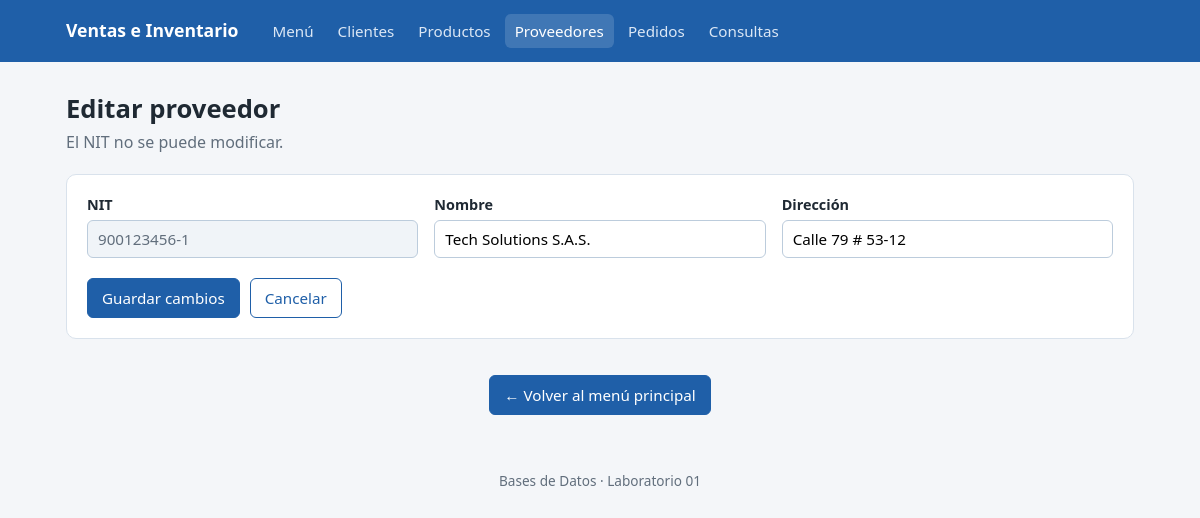
Page /proveedores/900123456-1/editar on the committed database.
### tables this page shows
CREATE TABLE Proveedor (
                nit TEXT PRIMARY KEY,
                nombre TEXT NOT NULL,
                direccion TEXT NOT NULL
            );

### src/routes/proveedores.py (the view, shortened to what this page needs)
@proveedores_bp.route("/<nit>/editar", methods=["GET", "POST"])
def editar(nit: str) -> Any:
    model = _get_proveedor_model()
    current_record = model.get_by_id(nit) or abort(404)
    return render_template("proveedores/form.html", p=current_record, editar=True)

### src/models/proveedor_model.py (called while the page is built)
    def __new__(cls, *args: Any, **kwargs: Any) -> "ProveedorModel":
        if cls._instance is None:
            instance = super().__new__(cls)
            instance._initialized = False  # type: ignore[attr-defined]
            cls._instance = instance
        return cls._instance

    def _get_connection(self) -> sqlite3.Connection:
        conn = sqlite3.connect(self.db_path)
        conn.row_factory = sqlite3.Row
        conn.execute("PRAGMA foreign_keys = ON;")
        return conn

    def get_by_id(self, nit: str) -> dict[str, Any] | None:
        try:
            with self._get_connection() as conn:
                cursor = conn.cursor()
                cursor.execute(
                    "SELECT nit, nombre, direccion FROM Proveedor WHERE nit = ?", (nit,)
                )
                row = cursor.fetchone()
                return dict(row) if row else None
        except sqlite3.Error as e:
            logger.error(f"Error retrieving supplier {nit}: {e}")
            return None

### src/routes/proveedores.py (called while the page is built)
def _get_proveedor_model() -> models.ProveedorModel:
    return models.ProveedorModel(db_path=current_app.config["DB_PATH"])

### src/templates/proveedores/form.html (shortened to what this page needs)
{% extends "base.html" %}
{% block contenido %}
  <h1>{{ 'Editar proveedor' if editar else 'Nuevo proveedor' }}</h1>
  <p class="subtitulo">
    {{ 'El NIT no se puede modificar.' if editar else 'Todos los campos son obligatorios.' }}
  </p>
  <form method="post" class="panel">
    <div class="form-grid">
      <div>
        <label for="nit">NIT</label>
        <input
          id="nit"
          name="nit"
          value="{{ p.nit or '' }}"
          maxlength="20"
          required
          {{ 'readonly' if editar }}
        >
      </div>
      <div>
        <label for="nombre">Nombre</label>
        <input
          id="nombre"
          name="nombre"
          value="{{ p.nombre or '' }}"
          maxlength="80"
          required
        >
      </div>
      <div>
        <label for="direccion">Dirección</label>
        <input
          id="direccion"
          name="direccion"
          value="{{ p.direccion or '' }}"
          maxlength="100"
          required
        >
      </div>
    </div>
    <div class="acciones-form">
      <button class="btn" type="submit">
        {{ 'Guardar cambios' if editar else 'Registrar proveedor' }}
      </button>
      <a class="btn sec" href="{{ url_for('proveedores.lista') }}">Cancelar</a>
    </div>
  </form>
{% endblock %}

### src/templates/base.html (style rules this page uses)
:root { --bg: #f4f6f9; --panel: #ffffff; --texto: #1f2933; --suave: #616e7c; --borde: #d9e2ec; --primario: #1f5fa8; --primario-osc: #174a85; --peligro: #c0392b; --ok-bg: #e3f6ea; --ok: #1e7a44; --err-bg: #fdecea; }
* { box-sizing: border-box; }
body { margin: 0; font-family: system-ui, "Segoe UI", Roboto, Arial, sans-serif; background: var(--bg); color: var(--texto); line-height: 1.45; }
h1 { font-size: 1.6rem; margin: 0 0 4px; }
.subtitulo { color: var(--suave); margin: 0 0 20px; }
.panel { background: var(--panel); border: 1px solid var(--borde); border-radius: 10px; padding: 20px; }
.btn { display: inline-block; border: 1px solid var(--primario); background: var(--primario); color: #fff; padding: 8px 14px; border-radius: 6px; font-size: .95rem; cursor: pointer; text-decoration: none; font-family: inherit; }
.btn.sec { background: #fff; color: var(--primario); }
.form-grid { display: grid; grid-template-columns: repeat(auto-fit, minmax(240px, 1fr)); gap: 16px; }
label { display: block; font-weight: 600; font-size: .9rem; margin-bottom: 4px; }
input, select { width: 100%; padding: 8px 10px; border: 1px solid #bcccdc; border-radius: 6px; font-size: .95rem; font-family: inherit; background: #fff; }
input[readonly] { background: #f0f4f8; color: var(--suave); }
.acciones-form { margin-top: 20px; display: flex; gap: 10px; }

### rows in the picture
Proveedor: nit "900123456-1", nombre "Tech Solutions S.A.S.", direccion "Calle 79 # 53-12"

### other values in the picture
{{ 'Editar proveedor' if editar else 'Nuevo proveedor' }} "Editar proveedor"
{{ 'Guardar cambios' if editar else 'Registrar proveedor' }} "Guardar cambios"
